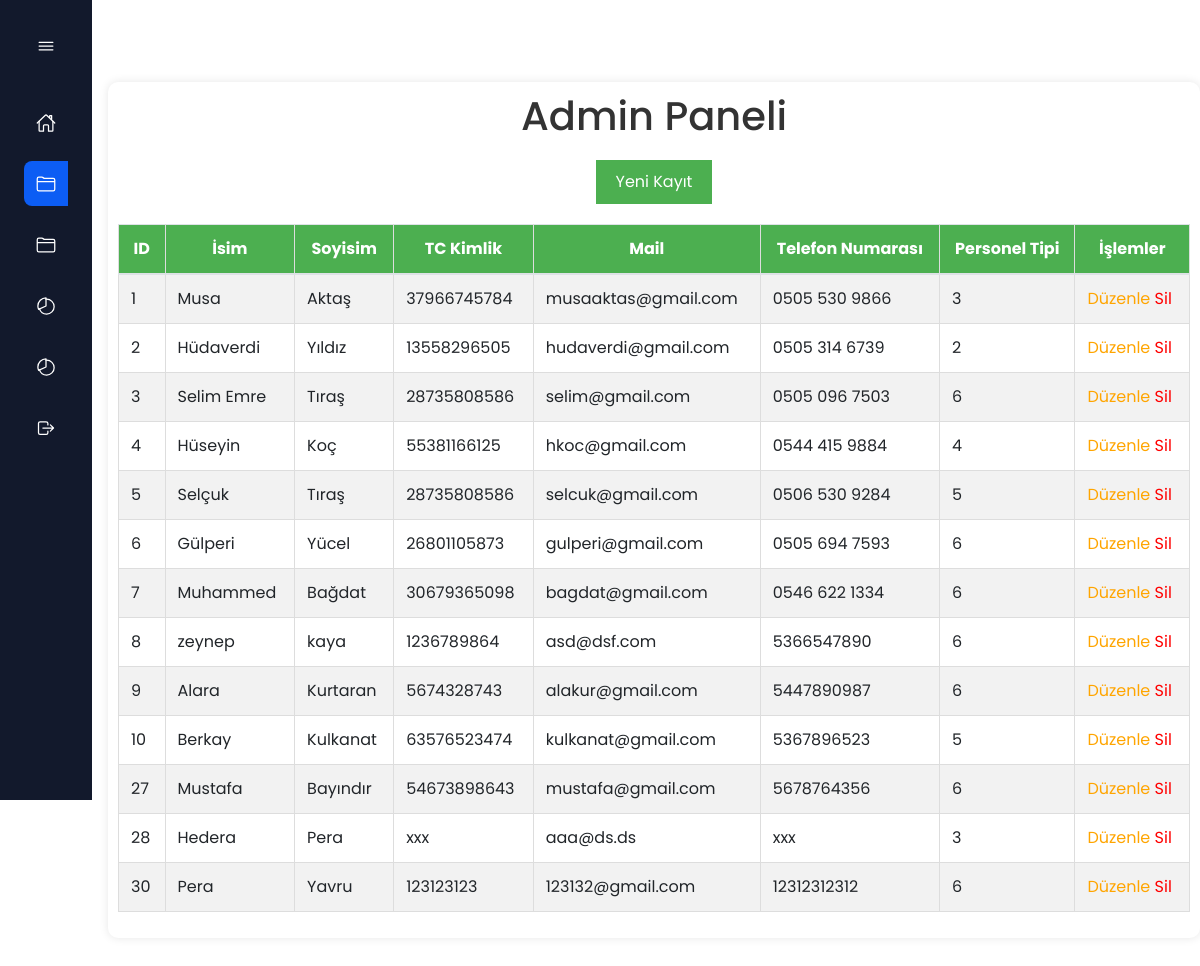
/admin/panel.php, run on the app's committed database.
### tables this page shows
CREATE TABLE `personel` (
  `personel_id` int(11) NOT NULL,
  `personel_ad` varchar(45) NOT NULL,
  `personel_soyad` varchar(45) NOT NULL,
  `personel_tc` varchar(45) NOT NULL,
  `personel_mail` varchar(45) NOT NULL,
  `personel_tel` varchar(45) NOT NULL,
  `personel_tur_id` int(11) NOT NULL
);

### admin/panel.php (the view, shortened to what this page needs)
<?php include("header.php")?>
    <div class="admin-container">
        <h1>Admin Paneli</h1>
        <div class="form-container">
            <a href="yenikayit.php"><button id="new-record-btn" onclick="showUserForm()">Yeni Kayıt</button></a>
        </div>
        <div class="table-container">
            <table id="personel_tablo" class="table table-striped" style="width:100%">
                <thead>
                    <tr>
                        <th>ID</th>
                        <th>İsim</th>
                        <th>Soyisim</th>
                        <th>TC Kimlik</th>
                        <th>Mail</th>
                        <th>Telefon Numarası</th>
                        <th>Personel Tipi</th>
                        <th colspan="2">İşlemler</th>
                    </tr>
                </thead>
                <tbody>
                <?php
                    $servername= "localhost";
                    $username="root";
                    $password="";
                    $database="personel_takip";
                    $connection= new mysqli($servername,$username,$password,$database);
                    $sql= "SELECT * FROM personel";
                    $result=$connection->query($sql);
                    $rows = $result->fetch_all(MYSQLI_ASSOC);
                    foreach ($rows as $row) {
                        echo "<tr>
                            <td>".$row["personel_id"]."</td>
                            <td>".$row["personel_ad"]."</td>
                            <td>".$row["personel_soyad"]."</td>
                            <td>".$row["personel_tc"]."</td>
                            <td>".$row["personel_mail"]."</td>
                            <td>".$row["personel_tel"]."</td>
                            <td>".$row["personel_tur_id"]."</td>
                            <td>
                            <a href='edit.php?id={$row["personel_id"]}' style=' color:orange'>Düzenle</a>
                            <a href='delete.php?id={$row["personel_id"]}' style='color:red' onclick=\"return confirm('Silmek istediğinize emin misiniz?');\">Sil</a>
                            </td>
                        </tr>";
                    }
                    ?>
                </tbody>
            </table>
        </div>
    </div>
<?php include("../sidebar/footer.php")?>

### admin/admin.css (style rules this page uses)
.admin-container { text-align: center; padding: 10px; margin: 50px auto; border-radius: 10px; background-color: #fff; box-shadow: 0 0 10px rgba(0, 0, 0, 0.1); }
h1 { color: #333; }
.table-container { margin-top: 20px; overflow-x: auto; }
table { width: 100%; border-collapse: collapse; }
th, td { border: 1px solid #ddd; padding: 8px; text-align: left; }
thead { background-color: #4CAF50; color: white; }
button { padding: 8px 16px; margin: 5px; background-color: #4CAF50; color: white; border: none; border-radius: 4px; cursor: pointer; }
.form-container { margin-top: 20px; }
.form-container { display: flex; flex-direction: column; align-items: center; }
.table-container { display: flex; flex-direction: column; align-items: center; }
button { padding: 10px 20px; background-color: #4CAF50; color: white; border: none; border-radius: 4px; cursor: pointer; }

### sidebar/assets/css/styles.css (style rules this page uses)
:root { --nav-width: 92px; --first-color: #0C5DF4; --bg-color: #12192C; --sub-color: #B6CEFC; --white-color: #FFF; --body-font: 'Poppins', sans-serif; --normal-font-size: 1rem; --small-font-size: .875rem; --z-fixed: 100; }
*,::before,::after { box-sizing: border-box; }
body { position: relative; margin: 0; padding: 2rem 0 0 6.75rem; font-family: var(--body-font); font-size: var(--normal-font-size); transition: .5s; }
h1 { margin: 0; }
a { text-decoration: none; }

### data on the page
personel: personel_id "1", personel_ad "Musa", personel_soyad "Aktaş", personel_tc "37966745784", personel_mail "musaaktas@gmail.com", personel_tel "0505 530 9866", personel_tur "3"
personel: personel_id "2", personel_ad "Hüdaverdi", personel_soyad "Yıldız", personel_tc "13558296505", personel_mail "hudaverdi@gmail.com", personel_tel "0505 314 6739", personel_tur "2"
personel: personel_id "3", personel_ad "Selim Emre", personel_soyad "Tıraş", personel_tc "28735808586", personel_mail "selim@gmail.com", personel_tel "0505 096 7503", personel_tur "6"
personel: personel_id "4", personel_ad "Hüseyin", personel_soyad "Koç", personel_tc "55381166125", personel_mail "hkoc@gmail.com", personel_tel "0544 415 9884", personel_tur "4"
personel: personel_id "5", personel_ad "Selçuk", personel_soyad "Tıraş", personel_tc "28735808586", personel_mail "selcuk@gmail.com", personel_tel "0506 530 9284", personel_tur "5"
personel: personel_id "6", personel_ad "Gülperi", personel_soyad "Yücel", personel_tc "26801105873", personel_mail "gulperi@gmail.com", personel_tel "0505 694 7593", personel_tur "6"
personel: personel_id "7", personel_ad "Muhammed", personel_soyad "Bağdat", personel_tc "30679365098", personel_mail "bagdat@gmail.com", personel_tel "0546 622 1334", personel_tur "6"
personel: personel_id "8", personel_ad "zeynep", personel_soyad "kaya", personel_tc "1236789864", personel_mail "asd@dsf.com", personel_tel "5366547890", personel_tur "6"
personel: personel_id "9", personel_ad "Alara", personel_soyad "Kurtaran", personel_tc "5674328743", personel_mail "alakur@gmail.com", personel_tel "5447890987", personel_tur "6"
personel: personel_id "10", personel_ad "Berkay", personel_soyad "Kulkanat", personel_tc "63576523474", personel_mail "kulkanat@gmail.com", personel_tel "5367896523", personel_tur "5"
personel: personel_id "27", personel_ad "Mustafa", personel_soyad "Bayındır", personel_tc "54673898643", personel_mail "mustafa@gmail.com", personel_tel "5678764356", personel_tur "6"
personel: personel_id "28", personel_ad "Hedera", personel_soyad "Pera", personel_tc "xxx", personel_mail "aaa@ds.ds", personel_tel "xxx", personel_tur "3"
personel: personel_id "30", personel_ad "Pera", personel_soyad "Yavru", personel_tc "123123123", personel_mail "123132@gmail.com", personel_tel "12312312312", personel_tur "6"
